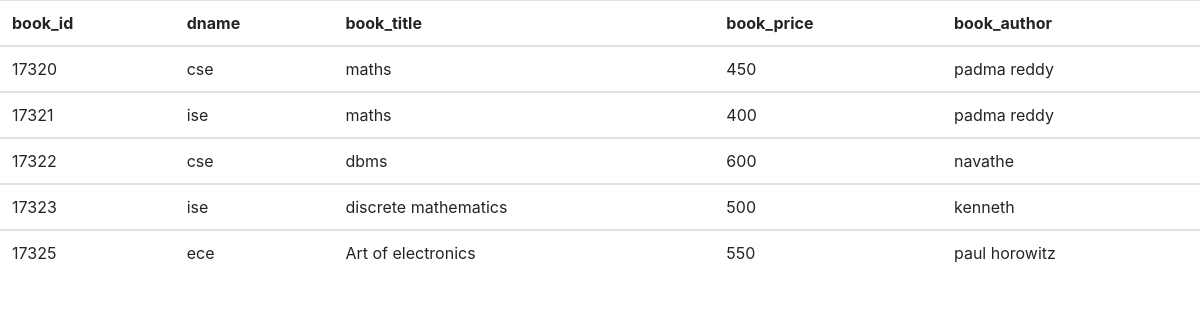
Page /php/disp6.php on the committed database.
### tables this page shows
CREATE TABLE `library` (
  `book_id` int(10) NOT NULL,
  `dname` varchar(10) NOT NULL,
  `book_title` varchar(20) NOT NULL,
  `book_price` int(10) NOT NULL,
  `book_author` varchar(20) NOT NULL
);

### php/disp6.php (the view, shortened to what this page needs)
   <html>
   <head>
        <link rel="stylesheet" href="https://stackpath.bootstrapcdn.com/bootstrap/4.1.3/css/bootstrap.min.css">
    </head>
    <body>
    <?php
$conn = new mysqli("localhost","root","","college");
$pr = "SELECT * FROM library";
$results=$conn->query($pr);
        ?>
        <table class="table">
        <thead>
    <tr>
      <th scope="col">book_id</th>
      <th scope="col">dname</th>
      <th scope="col">book_title</th>
       <th scope="col">book_price</th>
      <th scope="col">book_author</th>
    </tr>
  </thead>
   <?php
while($row = $results->fetch_assoc())   {
    echo "
  <tbody>
  <tr>
      <td>".$row['book_id']."</td>
      <td>".$row['dname']."</td>
      <td>".$row['book_title']."</td>
      <td>".$row['book_price']."</td>
      <td>".$row['book_author']."</td>
   </tr>
   ";}
  echo "</tbody>
</table>";
?>

### rows in the picture
library: book_id "17320", dname "cse", book_title "maths", book_price "450", book_author "padma reddy"
library: book_id "17321", dname "ise", book_title "maths", book_price "400", book_author "padma reddy"
library: book_id "17322", dname "cse", book_title "dbms", book_price "600", book_author "navathe"
library: book_id "17323", dname "ise", book_title "discrete mathematics", book_price "500", book_author "kenneth"
library: book_id "17325", dname "ece", book_title "Art of electronics", book_price "550", book_author "paul horowitz"
